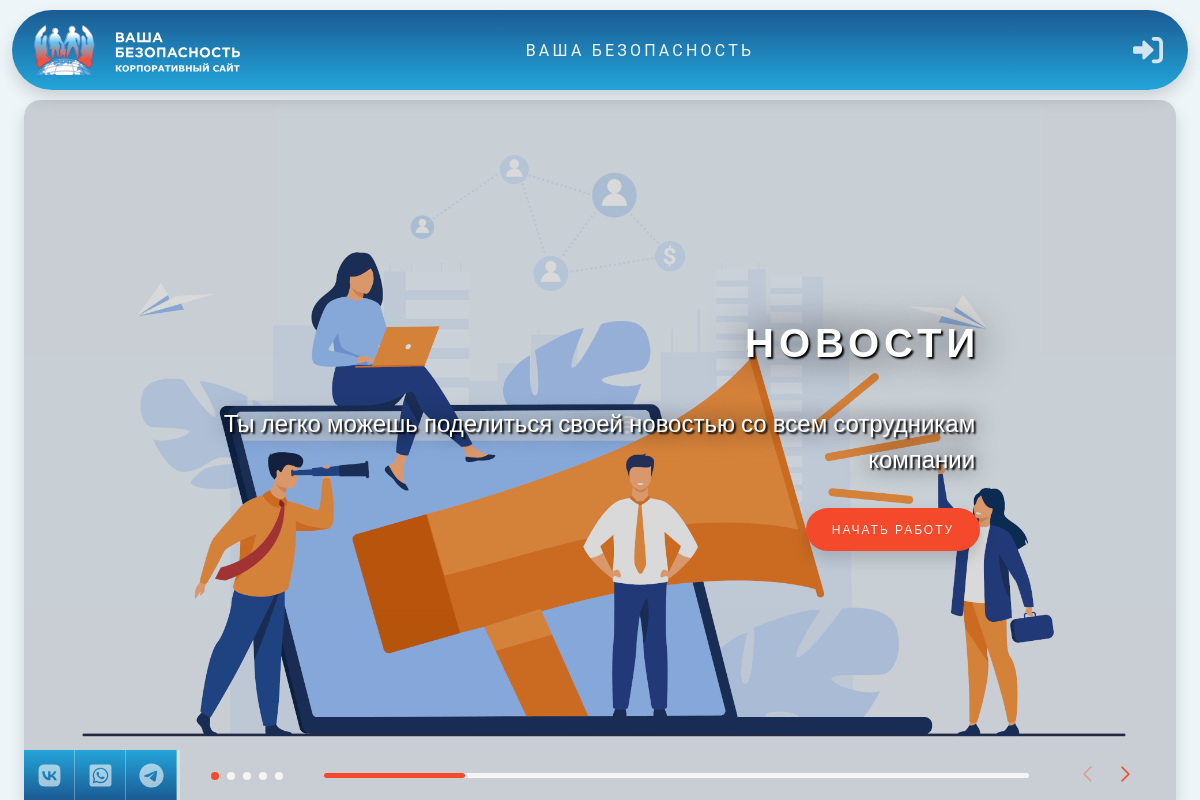
The page / on the database its author committed.
### home/models.py (models this page shows, shortened)
class WebsiteFeatures(models.Model):
    title = models.CharField(max_length=50, verbose_name='Название')
    content = models.CharField(max_length=150, verbose_name='Описание')
    image = models.ImageField(upload_to='features_img/', verbose_name='Изображение')
    is_active = models.BooleanField(default=True, verbose_name='Актуальность')
    slug = models.SlugField(max_length=25, db_index=True, unique=True, verbose_name='URL адрес | Название иконки',
                            help_text='Указывается id иконки, содержащейся в файле static/main/img/sprite.svg. Также это поле используется в качестве слага при указании на URL страницу')
    class Meta:
        verbose_name = "Возможность сайта"
        verbose_name_plural = "Возможности сайта"
        ordering = ['id']

### home/views.py (the view)
# urls.py: path('', index, name='gifts'),
def index(request):
    slides = WebsiteFeatures.objects.filter(is_active=True)
    return render(request, 'home/index.html',
                  {
                      'whatsapp_link': 'whatsapp://send?phone=<Указать номер телефона пользователя>&text=Мне%20нужна%20помощь%20на%20корпоративном%20сайте!',
                      'telegram_link': 'tg://resolve?domain=<Указать никнейм пользователя>',
                      'vk_link': 'https://vk.com/id1',
                      'title': 'Ваша безопасность',
                      'slides': slides,
                      'page': 'home',
                  })

### home/templates/home/index.html (shortened to what this page needs)
{% extends 'main/base.html' %}
{% load static %}
{% block extra_links %}
    <link rel="stylesheet" href="https://unpkg.com/swiper@8/swiper-bundle.min.css"/>
    <link rel="stylesheet" href="{% static 'home/css/style.css' %}">
{% endblock %}
{% block content %}
    <div class="content">
        <div class="slider-container">
            <div class="slider-text">
                <div class="swiper-wrapper">
                    {% for slide in slides %}
                        <div class="swiper-slide slider-text_slide">
                            <div class="slider-text_content">
                                <h2 class="slider-text_heading">{{ slide.title }}</h2>
                                <p class="slider-text_desc">{{ slide.content }}</p>
                                <a {% if user.is_authenticated %}
                                    href="{% url 'news' %}"
                                    href="#"
                                {% else %}
                                    href="{% url 'login' %}"
                                {% endif %}
                                    class="button slider-text_button">Начать работу
                                </a>
                            </div>
                        </div>
                    {% endfor %}
                </div>
            </div>
            <div class="slider-img">
                <div class="swiper-wrapper">
                    {% for slide in slides %}
                        <div class="swiper-slide slider-img_slide">
                            <div class="slider-img_bg" data-swiper-parallax="40%"
                                 style="background-image: url('{{ slide.image.url }}')"></div>
                        </div>
                    {% endfor %}
                </div>
            </div>
            <div class=" slider-bottom">
                <div class="slider-share">
                    <div class="slider-share_items">
                        <a href="{{ vk_link }}" class="soc-item" target="_blank">
                            <svg class="icon">
                                <use href="{% static 'home/img/sprite.svg' %}#vk"></use>
                            </svg>
                        </a>
                        <a href="{{ whatsapp_link }}" class="soc-item" target="_blank">
                            <svg class="icon">
                                <use href="{% static 'home/img/sprite.svg' %}#whatsapp"></use>
                            </svg>
                        </a>
                        <a href="{{ telegram_link }}" class="soc-item" target="_blank">
                            <svg class="icon">
                                <use href="{% static 'home/img/sprite.svg' %}#telegram"></use>
                            </svg>
                        </a>
                    </div>
                </div>
                <div class="slider-pagination">
                    <div class="swiper-pagination"></div>
                </div>
                <div class="slider-scrollbar">
                    <div class="swiper-scrollbar"></div>
                </div>
                <div class="slider-navigation">
                    <div class="slider-navigation_container">
                        <div class="swiper-button-prev"></div>
                        <div class="swiper-button-next"></div>
                    </div>
                </div>
            </div>
        </div>
    </div>
{% endblock %}

### main/static/main/css/style.css (style rules this page uses)
:root { --color-acept: rgb(244, 73, 43); --color-start: rgb(26, 91, 147); --color-end: rgb(35, 165, 217); --color-middle: rgb(43, 128, 182); --color-gradient: linear-gradient(180deg, var(--color-start) 0%, var(--color-end) 100%); --color-gradient-reverse: linear-gradient(180deg, var(--color-end) 0%, var(--color-start) 100%); --color-text-main: #686a76; --color-background-main: #EEF5F9; --color-background-hover: rgba(0, 0, 0, .2); --shadow: 0 0.5rem 1rem rgba(0, 0, 0, 0.15); --shadow-sm: 0 0.125rem 0.25rem rgba(0, 0, 0, 0.075); }
body, html { padding: 0; margin: 0; background-color: var(--color-background-main); }
.content { margin-top: 100px; }

### home/static/home/css/style.css (style rules this page uses)
.slider-container { height: calc(100vh - 100px); width: 96%; overflow: hidden; position: relative; margin: 0 auto; box-shadow: 0 0.5rem 1rem rgba(0, 0, 0, 0.15); border-top-right-radius: 1em; border-top-left-radius: 1em; }
.slider-img { height: calc(100%); width: calc(100% + 1px); overflow: hidden; position: relative; }
.slider-img::before { content: ''; position: absolute; width: 100%; height: 100%; background-color: rgba(0, 0, 0, .15); z-index: 2; border-top-left-radius: 1em; border-top-right-radius: 1em; }
.slider-img_slide { height: calc(100%); overflow: hidden; border-top-left-radius: 1em; border-top-right-radius: 1em; }
.slider-img_bg { height: 100%; background-position: center; background-size: cover; overflow: hidden; border-top-left-radius: 1em; border-top-right-radius: 1em; }
.slider-text { position: absolute; z-index: 3; width: 100%; height: calc(100% - 70px); }
.slider-text_slide { display: flex; justify-content: center; flex-direction: column; }
.slider-text_content { text-align: right; padding-right: 17%; }
.slider-text_heading { text-transform: uppercase; font-family: Montserrat, sans-serif; font-size: 40px; line-height: 1.5em; margin-left: 15%; color: white; letter-spacing: 5px; text-shadow: 2px 2px 2px black, 0 0 1em black; }
.slider-text_desc { margin-left: 20%; margin-bottom: 30px; font-size: 24px; font-family: Raleway, sans-serif; line-height: 1.5em; color: white; text-shadow: 2px 2px 2px black, 0 0 1em black; padding-right: 5px; clear: both; }
.button { display: inline-block; background-color: var(--color-acept); color: whitesmoke; font-family: Montserrat, sans-serif; font-size: 12px; letter-spacing: 2px; text-transform: uppercase; border: none; border-radius: 50em; padding: 14px 26px; box-shadow: 0 0.5rem 1rem rgba(0, 0, 0, 0.15); transition: background-color .5s ease-out; text-decoration: none; }
.slider-bottom { position: absolute; bottom: 0; height: 50px; display: flex; align-items: center; z-index: 5; width: calc(100%); color: white; }
.slider-share { flex: 0 1 auto; background: var(--color-gradient-reverse); }
.slider-share_items { display: flex; position: relative; }
.slider-share_items::after { content: ''; position: absolute; top: 0; right: -3px; width: 3px; height: 100%; background-color: rgba(255, 255, 255, 0.3); }
.soc-item { width: 50px; height: 50px; display: flex; justify-content: center; align-items: center; transition: background .5s ease-out; border-right: 1px solid rgba(255, 255, 255, 0.3); }
.icon { width: 25px; height: auto; max-height: 25px; fill: white; opacity: .6; transition: opacity .35s ease-out; }
.slider-pagination { flex: 0 0 140px; display: flex; height: 50px; justify-content: center; align-items: center; position: relative; top: -6px; }
.slider-scrollbar { flex: 1 0 0; position: relative; top: 6px; }
.swiper-scrollbar { height: 1px; background-color: rgba(255, 255, 255, 0.8); }
.slider-navigation { flex: 0 0 140px; position: relative; }
.slider-navigation_container { max-width: 70px; position: relative; margin: auto; }
.swiper-button-next, .swiper-button-prev { width: 32px; height: 32px; color: var(--color-acept); top: 5px; }
.swiper-button-next::after, .swiper-button-prev::after { font-size: 15px; font-weight: 900; }
.swiper-button-prev { left: 0; }
.swiper-button-next { right: 0; }

### rows shown on the page
WebsiteFeatures: title "НОВОСТИ", content "Ты легко можешь поделиться своей новостью со всем сотрудникам компании", image (picture)

### other values the page prints
{{ title }} "ВАША БЕЗОПАСНОСТЬ"
